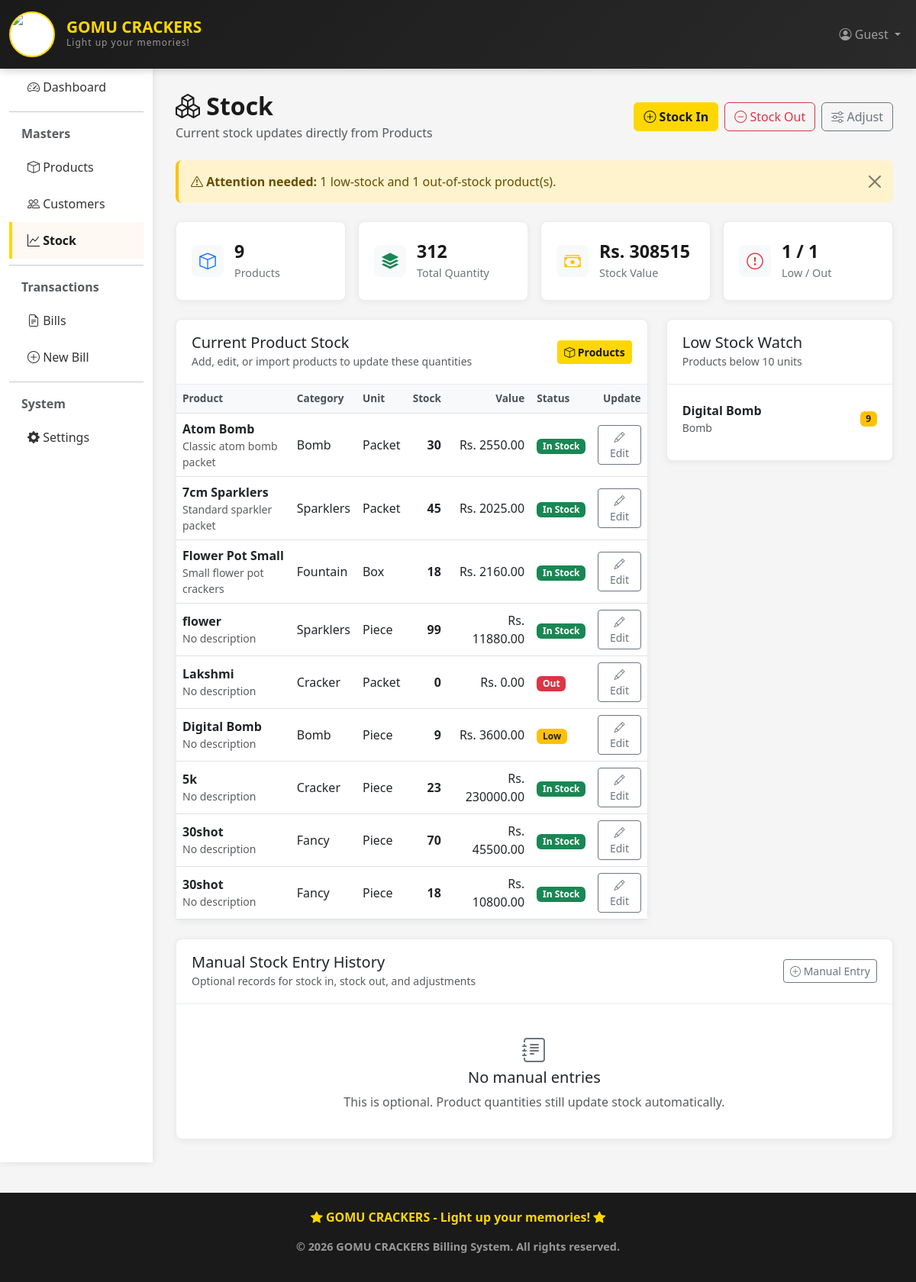
/billing/stock/, run on an earlier commit of the app's database.
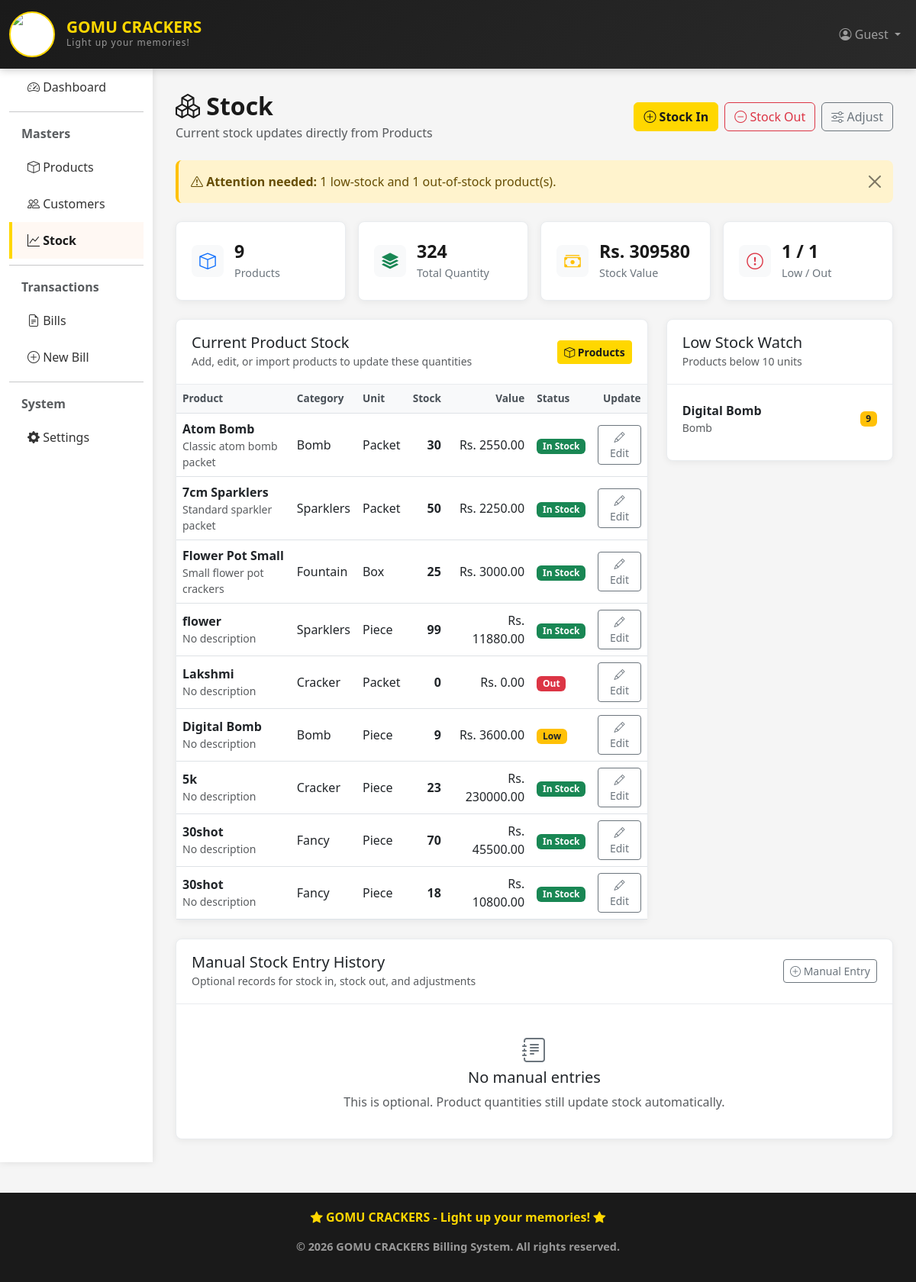
And on a later commit of the database.
### billing_app/models.py (models this page shows, shortened)
class Product(models.Model):
    CATEGORY_CHOICES = [
        ('cracker', 'Cracker'),
        ('sparklers', 'Sparklers'),
        ('fancy', 'Fancy'),
        ('bomb', 'Bomb'),
        ('fountain', 'Fountain'),
        ('other', 'Other'),
    ]
    UNIT_CHOICES = [
        ('packet', 'Packet'),
        ('piece', 'Piece'),
        ('box', 'Box'),
        ('case', 'Case'),
    ]
    code = models.CharField(max_length=50, blank=True, null=True, unique=True, help_text='Product code/SKU')
    name = models.CharField(max_length=100)
    category = models.CharField(max_length=20, choices=CATEGORY_CHOICES, default='other')
    unit = models.CharField(max_length=20, choices=UNIT_CHOICES, default='piece', help_text='Unit of measurement')
    price = models.DecimalField(max_digits=10, decimal_places=2)
    quantity = models.IntegerField(default=0)  # Current stock
    description = models.TextField(blank=True, null=True)
    created_at = models.DateTimeField(auto_now_add=True)
    updated_at = models.DateTimeField(auto_now=True)
    class Meta:
        ordering = ['-created_at']

### billing_app/views.py (the view)
# urls.py: path('stock/', views.stock_list, name='stock_list'),
def stock_list(request):
    stocks = Stock.objects.all()
    products = Product.objects.annotate(
        stock_total=models.ExpressionWrapper(
            models.F('price') * models.F('quantity'),
            output_field=models.DecimalField(max_digits=12, decimal_places=2),
        )
    )
    low_stock = products.filter(quantity__gt=0, quantity__lt=10)
    out_of_stock = products.filter(quantity__lte=0)
    total_quantity = products.aggregate(total=models.Sum('quantity'))['total'] or 0
    stock_value = sum(product.price * product.quantity for product in products)
    context = {
        'stocks': stocks,
        'products': products,
        'product_count': products.count(),
        'total_quantity': total_quantity,
        'stock_value': stock_value,
        'low_stock_count': low_stock.count(),
        'out_of_stock_count': out_of_stock.count(),
        'stock_in_count': stocks.filter(movement_type='in').count(),
        'stock_out_count': stocks.filter(movement_type='out').count(),
        'adjustment_count': stocks.filter(movement_type='adjustment').count(),
        'low_stock_products': low_stock[:8],
    }
    return render(request, 'billing/stock_list.html', context)

### billing_app/templates/billing/stock_list.html (shortened to what the changed rows need)
{% extends 'billing/base.html' %}
{% block content %}
<div class="stock-page">
    <div class="d-flex justify-content-between align-items-center gap-3 mb-4 flex-wrap">
        <div>
            <h1 class="page-title mb-1">
                <i class="bi bi-boxes"></i> Stock
            </h1>
        </div>
    </div>
    <div class="row g-3 mb-4">
        <div class="col-md-3">
            <div class="stock-metric">
                <div>
                    <div class="metric-value">{{ total_quantity }}</div>
                    <div class="metric-label">Total Quantity</div>
                </div>
            </div>
        </div>
        <div class="col-md-3">
            <div class="stock-metric">
                <div>
                    <div class="metric-value">Rs. {{ stock_value|floatformat:0 }}</div>
                    <div class="metric-label">Stock Value</div>
                </div>
            </div>
        </div>
    </div>
    <div class="row g-4">
        <div class="col-lg-8">
            <div class="inventory-card">
                {% if products %}
                <div class="table-responsive">
                    <table class="table table-hover align-middle mb-0">
                        <thead>
                            <tr>
                                <th>Product</th>
                                <th>Category</th>
                                <th>Unit</th>
                                <th class="text-end">Stock</th>
                                <th class="text-end">Value</th>
                                <th>Status</th>
                                <th class="text-end">Update</th>
                            </tr>
                        </thead>
                        <tbody>
                            {% for product in products %}
                            <tr>
                                <td>
                                    <strong>{{ product.name }}</strong>
                                    <div class="small text-muted">{{ product.description|default:"No description"|truncatewords:6 }}</div>
                                </td>
                                <td>{{ product.get_category_display }}</td>
                                <td>{{ product.get_unit_display }}</td>
                                <td class="text-end fw-bold">{{ product.quantity }}</td>
                                <td class="text-end">Rs. {{ product.stock_total|floatformat:2 }}</td>
                                <td>
                                    {% if product.quantity > 10 %}
                                        <span class="badge bg-success">In Stock</span>
                                    {% elif product.quantity > 0 %}
                                        <span class="badge bg-warning text-dark">Low</span>
                                    {% else %}
                                        <span class="badge bg-danger">Out</span>
                                    {% endif %}
                                </td>
                                <td class="text-end">
                                    <a href="{% url 'product_update' product.id %}" class="btn btn-sm btn-outline-secondary">
                                        <i class="bi bi-pencil"></i> Edit
                                    </a>
                                </td>
                            </tr>
                            {% endfor %}
                        </tbody>
                    </table>
                </div>
                {% endif %}
            </div>
        </div>
    </div>
</div>
{% endblock %}

What changed in the data, as far as the page shows it:
changed Product "7cm Sparklers": quantity "45" → "50"; stock_total "2025.00" → "2250.00"
changed Product "Flower Pot Small": quantity "18" → "25"; stock_total "2160.00" → "3000.00"
Also different on the page:
{{ total_quantity }}: "312" → "324"
{{ stock_value|floatformat:0 }}: "308515" → "309580"
